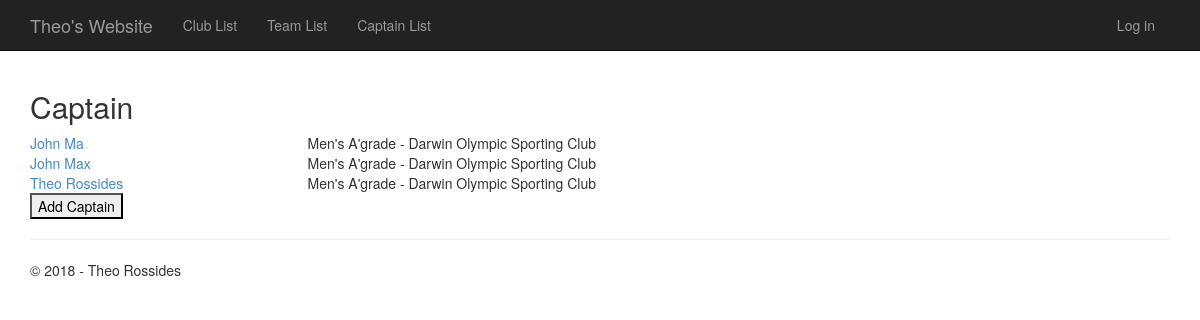
Before: /players with the older database file.
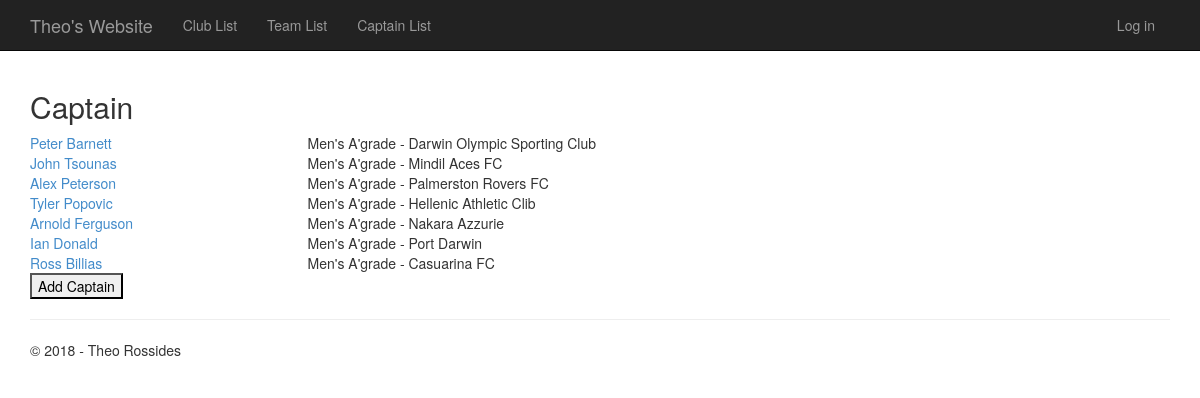
After: the same page with the newer database file.
### app/models.py (models this page shows, shortened)
class Player(models.Model):
    captain_name = models.CharField("captain",max_length=25)
    position = models.CharField(max_length=10)
    team = models.ForeignKey(Team)

class Team(models.Model):
    name = models.CharField("team",max_length=50)
    about = models.CharField(max_length=500)
    training_time = models.CharField(max_length=100)
    club = models.ForeignKey(Club)
    def __str__(self):
        return self.name + " - " + self.club.name

class Club(models.Model):
    name = models.CharField("club",max_length=50)
    year_formed = models.PositiveIntegerField()
    president_name = models.CharField(max_length=25)
    email = models.EmailField()
    phone_number = models.CharField(max_length=12)
    club_nickname = models.CharField(max_length=20)

### app/views.py (the view)
# urls.py: url(r'^players$', app.views.players, name='players'),
def players(request):
    players = Player.objects.all();
    return render_to_response('app/players.html', { 'players': players, 'title':'Captain Page', 'year':datetime.now().year});

### app/templates/app/players.html
﻿{% extends "app/layout.html" %}
{% block content %}
    <h2>Captain</h2>
{% for player in players %}
<div class="row">
    <div class="col-md-3">
        <a href="{% url 'playerdetails' player.id %}">
            {{ player.captain_name }}
        </a>
    </div>
    <div class="col-md=3">
        {{ player.team }}
    </div>
</div>
{% endfor %}
<form action="{% url 'playercreate' %}" method="get">
    <button type="submit">Add Captain</button>
</form>
{% endblock %}

Changed rows visible on the page:
removed Player: captain_name "John Ma", team "Men's A'grade - Darwin Olympic Sporting Club"
removed Player: captain_name "John Max", team "Men's A'grade - Darwin Olympic Sporting Club"
removed Player: captain_name "Theo Rossides", team "Men's A'grade - Darwin Olympic Sporting Club"
added Player: captain_name "Peter Barnett", team "Men's A'grade - Darwin Olympic Sporting Club"
added Player: captain_name "John Tsounas", team "Men's A'grade - Mindil Aces FC"
added Player: captain_name "Alex Peterson", team "Men's A'grade - Palmerston Rovers FC"
added Player: captain_name "Tyler Popovic", team "Men's A'grade - Hellenic Athletic Clib"
added Player: captain_name "Arnold Ferguson", team "Men's A'grade - Nakara Azzurie"
added Player: captain_name "Ian Donald", team "Men's A'grade - Port Darwin"
added Player: captain_name "Ross Billias", team "Men's A'grade - Casuarina FC"
